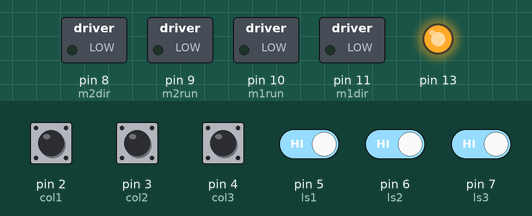
Simulated run of this sketch. Board: Arduino Uno, built with avr-gcc and run on an emulated ATmega328P. On the bench: switched loads named in the sketch (green lamp = pin HIGH), output pins drawn as LEDs (lit = HIGH). Inputs (shaded band) come from the test bench; at power-on: pin 2 (col1), pin 3 (col2), pin 4 (col3), pin 5 (ls1), pin 6 (ls2), pin 7 (ls3) HIGH.

Above: at 0.87 s.
1.3 s: pin 5 (ls1) driven LOW
At 3.3 s:
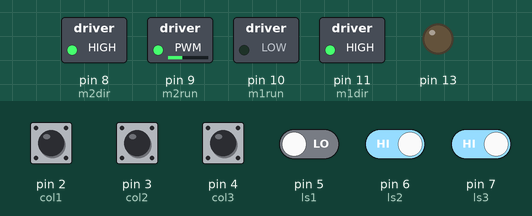
4.3 s: pin 5 (ls1) driven HIGH
At 4.68 s:
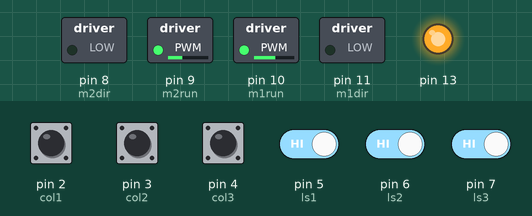
7.3 s: pin 6 (ls2) driven LOW
At 8.9 s:
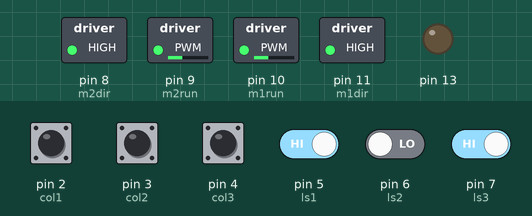
10.3 s: pin 7 (ls3) driven LOW
At 10.9 s:
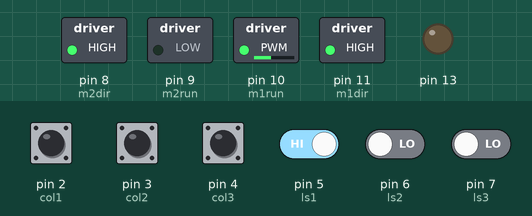
13.3 s: pin 7 (ls3) driven HIGH
At 14.6 s:
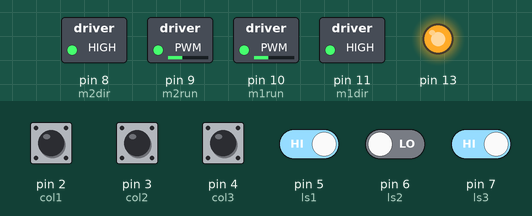
16.3 s: pin 6 (ls2) driven HIGH
At 17.12 s:
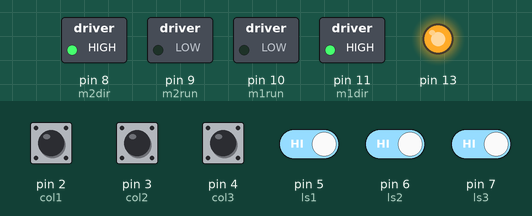
Timing chart, 0 to 20.3 s (numbered marks = the images above; inputs shaded):
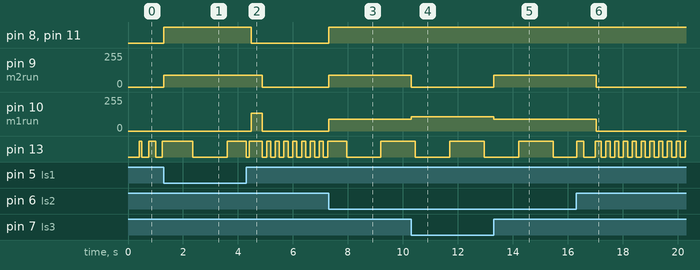

The sketch:

linemobot.ino
```cpp
/*
P-BOT Demo Program

>>-     Line following Mobot     -<<
>>-by e-Gizmo Mechatronix Central-<<

This demo program will make the P-BOT detect to follow
a black line path laid out on a light colored surface.
track width is 15-19mm wide.

I/O Usage
- collision sensor inputs (not used in this demo)
2- colision1 as input
3- colision2 as input
4- colision3 as input

-line sensor inputs
5- linesense1 as input low on black
6- linesense2 as input
7- linesense3 as input

-motor control output
8 - mot2 dir as output high=fwd
9 - mot2 run as output
11 - mot1 dir as output high= fwd
10 - mot1 run as output

 */

int  col1= 2;
int  col2= 3;
int  col3= 4;
int  ls1 = 5;
int  ls2 = 6;
int  ls3 = 7;
int  m2dir = 8;
int m2run = 9;
int m1dir = 11;
int m1run = 10;
long int rtc;

// Initialization routine
void setup()   {
  pinMode(m2dir, OUTPUT);
  pinMode(m2run, OUTPUT);
  pinMode(m1dir, OUTPUT);
  pinMode(m1run, OUTPUT);
  pinMode(13, OUTPUT);
  rtc=millis()+10;
}

int  colsense = 0;
int  linesense=0;
int giveup=0;
int lastsense;
int runspeed=90;

//timers
byte  retry_dly=0;
byte  ledflsh=25;

// Main Line following program loop

void loop()
{

  // Hardware Timer service
  if(millis()>=rtc)
  {
      rtc=rtc+10;
      if(retry_dly>0) retry_dly--;
      if(ledflsh>0)
      {
        ledflsh--;
        if(ledflsh==0)
        {
          ledflsh=25;
          PORTB ^= 0x20;
        }
      }
  }

  // read the status of colision and line sensors
  colsense=0;
  linesense=0;
  if(digitalRead(col1)==LOW) colsense=1;
  if(digitalRead(col2)==LOW) colsense=colsense+2;
  if(digitalRead(col3)==LOW) colsense=colsense+4;
  if(digitalRead(ls1)==LOW) linesense=1;
  if(digitalRead(ls2)==LOW) linesense=linesense+2;
  if(digitalRead(ls3)==LOW) linesense=linesense+4;


  // if no line is detected (all high)
  if((linesense==0) & (retry_dly==0))
    {
     if(giveup<10)
     {
          //reverse for 20mS
        if(lastsense==1) runBot(runspeed*15/10,runspeed,LOW);
        if(lastsense==3) runBot(runspeed*12/10,runspeed,LOW);
        if(lastsense==4) runBot(runspeed,runspeed*15/10,LOW);
        if(lastsense==6) runBot(runspeed,runspeed*12/10,LOW);

        delay(40);
        giveup++;
      }
      else
      Stop();
      //delay(1000);
    }

 // if line is detected
  if(linesense!=0)
     {
        lastsense=linesense;
        giveup=0;
        retry_dly=50;  // retry delay=500ms
     }

// extreme left

  if(linesense==1)
  {
        //Stop();
        dirfwd();
        analogWrite(m2run, runspeed);
        analogWrite(m1run, 0);
//        digitalWrite(m1dir,LOW);
        delay(50);
  }

 // centered

  if((linesense==2)|(linesense==7))
  {
      runBot(runspeed,runspeed,HIGH);
      delay(50);
  }

 // skewed left
  if(linesense==3)
  {
        Stop();
        dirfwd();
        analogWrite(m2run, runspeed*12/10);
        delay(50);

  }
 // extreme right
  if(linesense==4)
  {
        //Stop();
        dirfwd();
        analogWrite(m1run, runspeed);
        analogWrite(m2run, 0);
//        digitalWrite(m2dir,LOW);
        delay(50);
  }

// skewed right
  if(linesense==6)
  {
        Stop();
        dirfwd();
        analogWrite(m1run, runspeed*12/10);
        delay(50);
  }
}

void runBot(int spd1,int spd2, boolean direction )
{
    digitalWrite(m2dir,direction);
    digitalWrite(m1dir,direction);
    analogWrite(m1run, spd1);
    analogWrite(m2run, spd2);
}

void dirfwd(void)
{
    digitalWrite(m2dir,HIGH);
    digitalWrite(m1dir,HIGH);
}

void rotBot(int speed, boolean direction)
{
    digitalWrite(m2dir,direction);
    digitalWrite(m1dir,~direction);
    analogWrite(m2run, speed);
    analogWrite(m1run, speed);
}

void Stop(void)
{
    analogWrite(m2run, 0);
    analogWrite(m1run, 0);
}
```

Measured:
- after the input at 1.3 s, pin 8 (m2dir), pin 11 (m1dir): LOW → HIGH at once; pin 9 (m2run): 0/255 → 90/255 at once
- after the input at 4.3 s, pin 8 (m2dir), pin 11 (m1dir): HIGH → LOW after 0.18 s; pin 9 (m2run): 90/255 → 0/255 after 0.58 s; pin 10 (m1run): 0/255 → 135/255 after 0.18 s, → 0/255 0.40 s later
- after the input at 7.3 s, pin 8 (m2dir), pin 11 (m1dir): LOW → HIGH at once; pin 9 (m2run), pin 10 (m1run): 0/255 → 90/255 at once
- after the input at 10.3 s, pin 9 (m2run): 90/255 → 0/255 at once; pin 10 (m1run): 90/255 → 108/255 at once
- after the input at 13.3 s, pin 9 (m2run): 0/255 → 90/255 at once; pin 10 (m1run): 108/255 → 90/255 at once
- after the input at 16.3 s, pin 9 (m2run), pin 10 (m1run): 90/255 → 0/255 after 0.74 s
